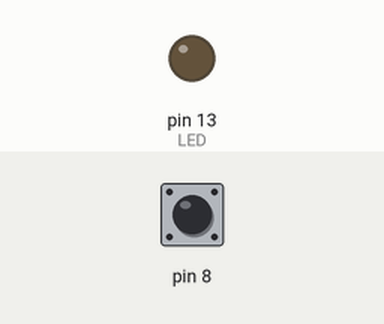
A program run on a simulated Arduino Uno, built with avr-gcc and run on an emulated ATmega328P. Shown: output pins drawn as LEDs (lit = HIGH). The test bench sets the inputs (shaded band); at power-on: pin 8 HIGH. Pins used as bus, display or sensor lines are not drawn; what the program prints to the serial monitor is not drawn.

Above: at 1.89 s.
2.3 s: pin 8 pulled LOW for 1.7 s
Timing chart, 0 to 11.8 s (numbered marks = the images above; inputs shaded):
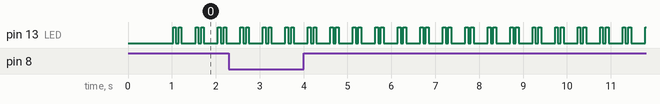

Measured:
- by itself, pin 13 (LED): repeats every 0.51 s: LOW 0.06 s, HIGH 0.06 s, LOW 0.32 s, HIGH 0.06 s

The program:

main.cpp
```cpp
#include <Arduino.h>
#include <Sensirion.h>
#include <ArduinoJson.h>

#define LED 13

// 19121 test

// Sensirion(dataPin, sclkPin, address, noholdmaster);
// SHT1x address = 0x00  SHT2x address = 0x40  SHT3x address = 0x44 or 0x45
Sensirion sht75 = Sensirion(8, 10); // (data pin, clock pin)


float sht75_Temp;
float sht75_RH;
float dewpoint;
float humidity35oC;
int ret, mret=1234;
long mtime;

const int capacity = JSON_OBJECT_SIZE(9);

unsigned long delayTime;

void logError(int error) {
  if (error>=0) // No error
    return;

  Serial.println();
  Serial.print("Error: ");
  Serial.print(error);

  switch (error)
  {
    case S_Err_Param:
      Serial.print(" - Parameter error in function call! ");
      break;
    case S_Err_NoACK:
      Serial.print(" - No response (ACK) from sensor! ");
      break;
    case S_Err_CRC:
      Serial.print(" - CRC mismatch! ");
      break;
    case S_Err_TO:
      Serial.print(" - Measurement timeout! ");
      break;
    default:
      Serial.print(" - Unknown error received! ");
      break;
  }
}

void setup() {

  pinMode(LED, OUTPUT);

  Serial.begin(9600);
  delay(1000);
  Serial.println("Start SHT75 ");

  delayTime = 1000;
}

void loop() {
  StaticJsonDocument<capacity> jsonDoc;
  digitalWrite(LED,(((millis()>>6)&0x5)==0));   // double flash led rapidly

  // all parameters are optionals if user don't need it
  logError(ret = sht75.measure(&sht75_Temp, &sht75_RH, &dewpoint, 37, &humidity35oC)); // Measurement

  if (ret == S_Meas_Rdy) // A new measurement is available
  {
    // Serial.println();
    // Serial.print("Temperature = ");
    // Serial.print(sht75_Temp);
    // Serial.print(" oC, Humidity = ");
    // Serial.print(sht75_RH);
    // Serial.print(" %, Dewpoint = ");
    // Serial.print(dewpoint);
    // Serial.print(" oC, Humidity @37oC = ");
    // Serial.print(humidity35oC);
    // Serial.print(" % ");

    jsonDoc["Temperature_SHT75"] = sht75_Temp;
    jsonDoc["RH_SHT75"] = sht75_RH;

    serializeJson(jsonDoc, Serial);
    Serial.println();
  }
  // Serial.println(ret);

  mret = ret;
}
```
